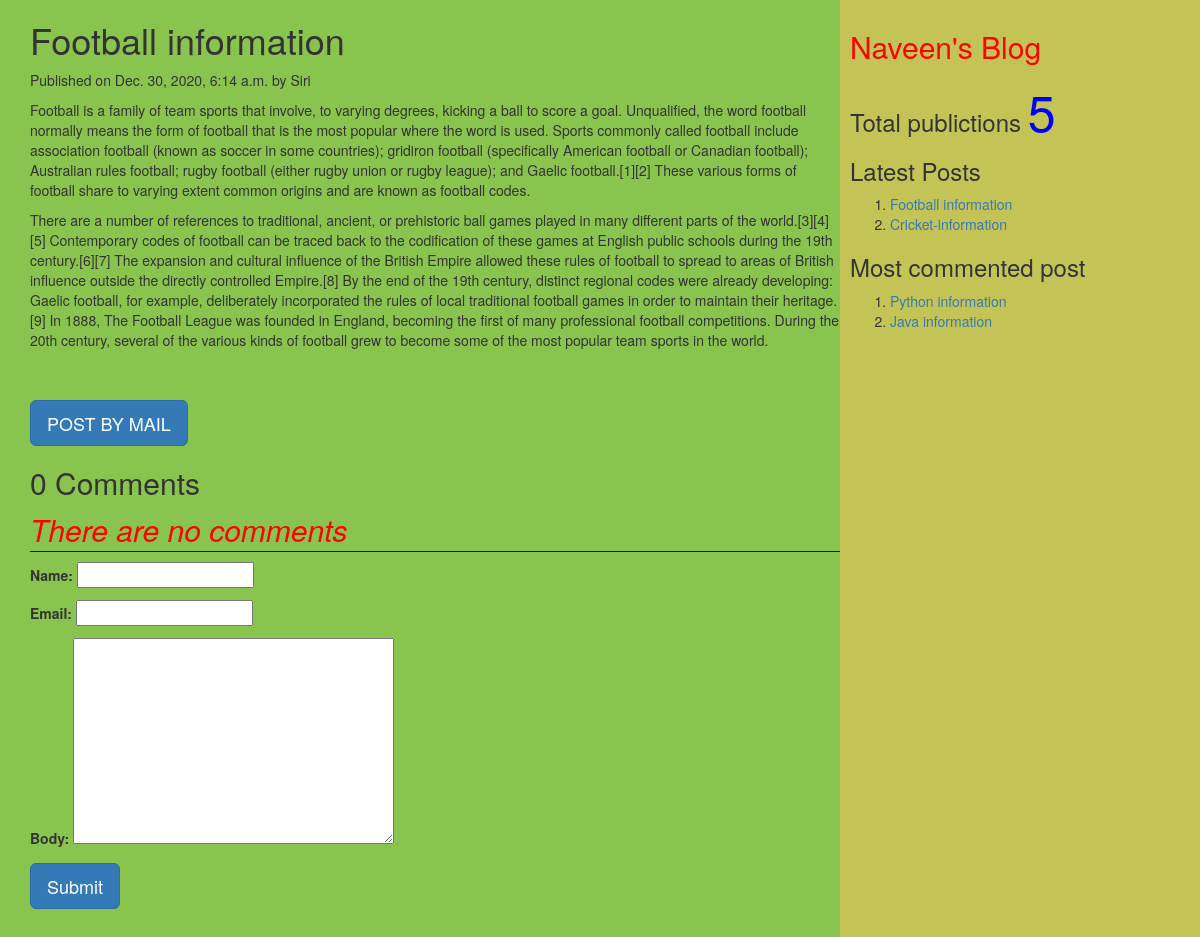
The page /2020/12/30/football-information on the database its author committed.
### myApp/models.py (models this page shows, shortened)
class Post(models.Model):
          tags=TaggableManager()
          STATUS_CHOICES=(('draft','Draft'),('published','Published'))
          title=models.CharField(max_length=256)
          slug=models.SlugField(max_length=264,unique_for_date='publish')
          author=models.ForeignKey(User,related_name='blog_posts',on_delete= models.CASCADE)
          body=models.TextField()
          publish=models.DateTimeField(default=timezone.now)
          created=models.DateTimeField(auto_now_add=True)
          updated=models.DateTimeField(auto_now=True)
          status= models.CharField(max_length=10,choices=STATUS_CHOICES,default='draft')
          objects=CustomManager()
          class Meta:
                ordering=('-publish',)
          def get_absolute_url(self):
                return reverse('post_detail',args=[self.publish.year,self.publish.strftime('%m'),self.publish.strftime('%d'),self.slug])

### myApp/views.py (the view, shortened to what this page needs)
# urls.py: url(r'(?P<year>\d{4})/(?P<month>\d{2})/(?P<day>\d{2})/(?P<post>[-\w]+)',views.post_detail_view,name='post_detail'),
def post_detail_view(request,year,month,day,post):
    post=get_object_or_404(Post,slug=post,publish__year=year,publish__month=month,publish__day=day)
    comments=post.comments.filter(active=True)
    csubmit=False
    form=CommentForm()
    d={'post':post,'form':form,'csubmit':csubmit,'comments':comments}
    return render(request,'myApp/post_detail.html',d)

### myApp/forms.py
class CommentForm(forms.ModelForm):
    class Meta:
        model=Comment
        fields=('name','email','body')

### myApp/models.py (called while the page is built)
    def get_queryset(self):
        return super().get_queryset().filter(status='published')

### myApp/templatetags/mytags.py (called while the page is built)
@register.simple_tag
def total_posts():
    return Post.objects.count()

@register.inclusion_tag('myApp/latest_post.html')
def show_latest_posts(count=3):
    latest_posts=Post.objects.order_by('-publish')[:count]
    return {'latest_posts':latest_posts}

@register.simple_tag
def get_most_commented_posts(count=2):
    return Post.objects.annotate(total_comments=Count('comments')).order_by('-total_comments')[:count]

### templates/myApp/post_detail.html (shortened to what this page needs)
<html>
    {%extends 'myApp/parent.html'%}
        {%block content_block%}
        <h1>{{post.title}}</h1>
        <p>Published on {{post.publish}} by {{post.author|title}}</p>
        {{post.body|linebreaks}} <br><br>
        <a href="/{{post.id}}/share" class='btn btn-lg btn-primary'>POST BY MAIL</a>
        {%with comments.count as comments_count%}
        <h2>{{comments_count}} Comment{{comments_count|pluralize}}</h2>
        {%endwith%}
        {%if comments%}
         {%for c in comments%}
         <p>Comment {{forloop.counter}} by {{c.name}}</p>
        <div>{{c.body|linebreaks}}</div>
        <hr>
        {%endfor%}
        {%else%}
         <p style="color:red;font-size:30px;font-style:italic;border-bottom:1px blue solid;">There are no comments</p>
        {%endif%}
         {%if csubmit%}
         <h2>Thank you..Your comment has been added successfully!!</h2>
         {%else%}
         <form  method="post">
           {{form.as_p}}
           <input type="submit" class='btn btn-lg btn-primary' value="Submit">
         </form>
         {%endif%}
        {%endblock%}

### templates/myApp/parent.html (shortened to what this page needs)
<html>
{%load mytags%}
    <head>
        <link rel="stylesheet" href="https://maxcdn.bootstrapcdn.com/bootstrap/3.3.7/css/bootstrap.min.css">
    </head>
    <body>
        <div class="content" style="width:70%;float:left;background-color:89c44f;height:300%;padding:0 0 0 30px">
              {%block content_block%}
              {%endblock%}
        </div>
        <div class="sidebar" style="width:30%;float:right;background-color:#c4c456;height:300%;padding:10px">
            <h2 style='font:bold;color:red'>Naveen's Blog</h2>
            <h3>Total publictions
              <span style="color:blue;font-size:50px">
              {%total_posts%}</span>
              <h3>Latest Posts</h3>
              {% show_latest_posts 2 %}
              <h3>Most commented post</h3>
              {%get_most_commented_posts as m%}
              <ol>
                {%for post in m%}
                <li><a href="{{post.get_absolute_url}}">{{post.title}}</a></li>
                {%endfor%}
              </ol>
            </h3>
        </div>
    </body>
</html>

### templates/myApp/latest_post.html
<html lang="en" dir="ltr">
  <body>
    <ol>
    {%for post in latest_posts%}
    <li><a href="{{post.get_absolute_url}}">{{post.title}}</a></li>
    {%endfor%}
    </ol>
  </body>
</html>

### rows shown on the page
Post: title "Football information", publish "Dec. 30, 2020, 6:14 a.m.", author "Siri", body "Football is a family of team sports that involve, to varying degrees, kicking a ball to score a goal. Unqualified, the word football normally means the form of football that is the most popular where the word is used. Sports commonly called football include association football (known as soccer in some countries); gridiron football (specifically American football or Canadian football); Australian rules football; rugby football (either rugby union or rugby league); and Gaelic football.[1][2] These various forms of football share to varying extent common origins and are known as football codes. There are a number of references to traditional, ancient, or prehistoric ball games played in many…"
Post: title "Cricket-information"
Post: title "Python information"
Post: title "Java information"

### other values the page prints
{{ comments_count }} "0"
